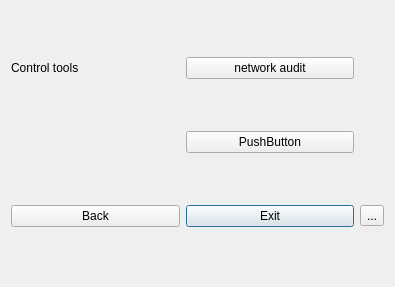
<?xml version="1.0" encoding="UTF-8"?>
<ui version="4.0">
 <class>Dialog</class>
 <widget class="QDialog" name="Dialog">
  <property name="geometry">
   <rect>
    <x>0</x>
    <y>0</y>
    <width>395</width>
    <height>287</height>
   </rect>
  </property>
  <property name="windowTitle">
   <string>Dialog</string>
  </property>
  <layout class="QGridLayout" name="gridLayout">
   <item row="6" column="1">
    <widget class="QPushButton" name="exit_tc">
     <property name="text">
      <string>Exit</string>
     </property>
    </widget>
   </item>
   <item row="6" column="2">
    <widget class="QToolButton" name="Configuracion">
     <property name="text">
      <string>...</string>
     </property>
    </widget>
   </item>
   <item row="2" column="0">
    <layout class="QGridLayout" name="gridLayout_2"/>
   </item>
   <item row="0" column="0">
    <widget class="QLabel" name="label">
     <property name="text">
      <string>Control tools</string>
     </property>
    </widget>
   </item>
   <item row="1" column="1">
    <widget class="QPushButton" name="pushButton_7">
     <property name="text">
      <string>PushButton</string>
     </property>
    </widget>
   </item>
   <item row="6" column="0">
    <widget class="QPushButton" name="Back_tc">
     <property name="text">
      <string>Back</string>
     </property>
    </widget>
   </item>
   <item row="0" column="1">
    <widget class="QPushButton" name="Netwok_audit">
     <property name="text">
      <string>network audit</string>
     </property>
    </widget>
   </item>
  </layout>
 </widget>
 <resources/>
 <connections/>
</ui>
